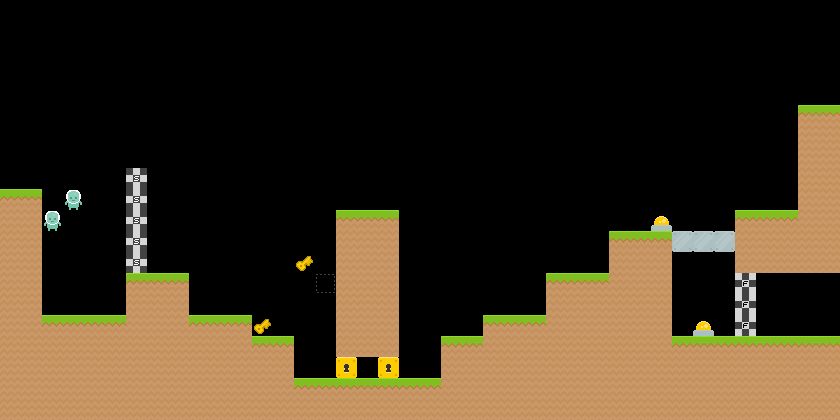

A level layout from a 2D game, rendered from its tile map. Below: a short description, then the map file with tile-grid data replaced by summaries:
An orthogonal 40x20 tile map with 21x21 px tiles, 2 tile layers (Level Design, Trim) and 21 objects (5x Start Line, 3x Finish Line, 3x Pressure Plate Block (closed), 2x Player, 2x Key, ...).

<map version="1.0" orientation="orthogonal" renderorder="right-down" width="40" height="20" tilewidth="21" tileheight="21" nextobjectid="769">
 <properties>
  <property name="DeleteTiles" type="bool" value="true" />
  <property name="unity:resource" type="bool" value="true" />
  <property name="unity:resourcePath" value="Maps" />
 </properties>
 <tileset firstgid="1" name="Cooperace Simple" tilewidth="21" tileheight="21" tilecount="18" columns="6">
  <image source="tilesets/simple.png" width="126" height="63" />
  <tile id="4">
   <properties>
    <property name="Player" value="" />
   </properties>
  </tile>
  <tile id="13">
   <objectgroup draworder="index">
    <object id="2" x="0" y="0" width="21" height="21" />
   </objectgroup>
  </tile>
 </tileset>
 <layer name="Level Design" width="40" height="20">
  <properties>
   <property name="unity:ignore" value="visual" />
  </properties>
  <data>[800 cells, 269 non-empty, 9 distinct tile ids]</data>
 </layer>
 <layer name="Trim" width="40" height="20">
  <properties>
   <property name="unity:ignore" value="collision" />
  </properties>
  <data>[800 cells, 249 non-empty, 6 distinct tile ids]</data>
 </layer>
 <objectgroup name="UnityObjects">
  <object id="749" name="Player" x="63" y="189" width="21" height="21">
   <properties>
    <property name="Player" value="" />
   </properties>
  </object>
  <object id="750" name="Player" x="42" y="210" width="21" height="21">
   <properties>
    <property name="Player" value="" />
   </properties>
  </object>
  <object id="751" name="Start Line" x="126" y="168" width="21" height="21">
   <properties>
    <property name="StartLine" value="" />
   </properties>
  </object>
  <object id="752" name="Start Line" x="126" y="189" width="21" height="21">
   <properties>
    <property name="StartLine" value="" />
   </properties>
  </object>
  <object id="753" name="Start Line" x="126" y="210" width="21" height="21">
   <properties>
    <property name="StartLine" value="" />
   </properties>
  </object>
  <object id="754" name="Start Line" x="126" y="231" width="21" height="21">
   <properties>
    <property name="StartLine" value="" />
   </properties>
  </object>
  <object id="755" name="Start Line" x="126" y="252" width="21" height="21">
   <properties>
    <property name="StartLine" value="" />
   </properties>
  </object>
  <object id="756" name="Key" x="294" y="252" width="21" height="21">
   <properties>
    <property name="Key" value="" />
   </properties>
  </object>
  <object id="757" name="Key" x="252" y="315" width="21" height="21">
   <properties>
    <property name="Key" value="" />
   </properties>
  </object>
  <object id="758" name="Key Block" x="336" y="357" width="21" height="21">
   <properties>
    <property name="KeyBlock" value="" />
   </properties>
  </object>
  <object id="759" name="Key Block" x="378" y="357" width="21" height="21">
   <properties>
    <property name="KeyBlock" value="" />
   </properties>
  </object>
  <object id="760" name="Finish Line" x="735" y="273" width="21" height="21">
   <properties>
    <property name="FinishLine" value="" />
   </properties>
  </object>
  <object id="761" name="Finish Line" x="735" y="294" width="21" height="21">
   <properties>
    <property name="FinishLine" value="" />
   </properties>
  </object>
  <object id="762" name="Finish Line" x="735" y="315" width="21" height="21">
   <properties>
    <property name="FinishLine" value="" />
   </properties>
  </object>
  <object id="763" name="Pressure Plate" x="651" y="210" width="21" height="21">
   <properties>
    <property name="Address" value="default" />
    <property name="PressurePlate" value="" />
   </properties>
  </object>
  <object id="764" name="Pressure Plate" x="693" y="315" width="21" height="21">
   <properties>
    <property name="Address" value="default" />
    <property name="PressurePlate" value="" />
   </properties>
  </object>
  <object id="765" name="Pressure Plate Block (closed)" x="672" y="231" width="21" height="21">
   <properties>
    <property name="Address" value="default" />
    <property name="DefaultState" value="closed" />
    <property name="PressurePlateBlock" value="" />
   </properties>
  </object>
  <object id="766" name="Pressure Plate Block (closed)" x="693" y="231" width="21" height="21">
   <properties>
    <property name="Address" value="default" />
    <property name="DefaultState" value="closed" />
    <property name="PressurePlateBlock" value="" />
   </properties>
  </object>
  <object id="767" name="Pressure Plate Block (closed)" x="714" y="231" width="21" height="21">
   <properties>
    <property name="Address" value="default" />
    <property name="DefaultState" value="closed" />
    <property name="PressurePlateBlock" value="" />
   </properties>
  </object>
  <object id="768" name="Pressure Plate Block (open)" x="315" y="273" width="21" height="21">
   <properties>
    <property name="Address" value="default" />
    <property name="DefaultState" value="open" />
    <property name="PressurePlateBlock" value="" />
   </properties>
  </object>
 </objectgroup>
</map>
